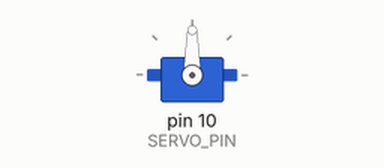
Simulated run of this sketch. Board: Arduino Uno, built with avr-gcc and run on an emulated ATmega328P. On the bench: servo. What the sketch prints to the serial monitor is not drawn.

Above: at 0.1 s.
At 2.1 s:
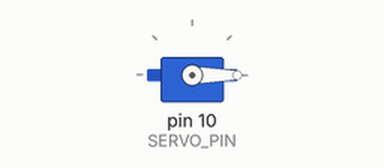
At 22.1 s:
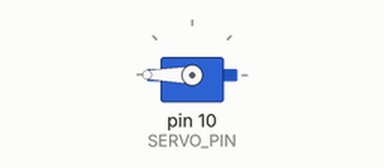
At 38.1 s:
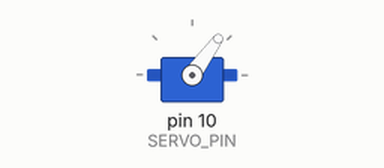
Timing chart, 0 to 40.0 s (numbered marks = the images above):
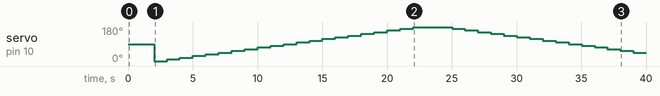

The sketch:

servo_test.ino
```cpp
/* ============================================================================
 *  servo_test.ino - Test servo range in 100µs increments
 *
 *  Purpose: Find the exact min/max microsecond values for your servo.
 *  This sketch sweeps the servo from 500µs to 2500µs in 100µs steps,
 *  pausing at each position so you can see the movement.
 *
 *  Board: Arduino Uno/Nano
 *  Servo: Connect to pin 10
 * ========================================================================== */

#include <Servo.h>

const uint8_t SERVO_PIN = 10;

const int SERVO_MIN_TEST = 500;    // Start position (µs)
const int SERVO_MAX_TEST = 2500;   // End position (µs)
const int SERVO_STEP = 100;        // Step size (µs)
const int PAUSE_MS = 1000;         // Pause at each position (ms)

Servo testServo;

void setup() {
  Serial.begin(115200);
  Serial.println(F("\n========================================"));
  Serial.println(F("Servo Range Test"));
  Serial.println(F("========================================"));
  Serial.print(F("Range: "));
  Serial.print(SERVO_MIN_TEST);
  Serial.print(F("µs to "));
  Serial.print(SERVO_MAX_TEST);
  Serial.println(F("µs"));
  Serial.print(F("Step: "));
  Serial.print(SERVO_STEP);
  Serial.println(F("µs"));
  Serial.print(F("Pause: "));
  Serial.print(PAUSE_MS);
  Serial.println(F("ms per step\n"));

  testServo.attach(SERVO_PIN, SERVO_MIN_TEST, SERVO_MAX_TEST);

  // Start at center
  Serial.println(F("Moving to center (1500µs)..."));
  testServo.writeMicroseconds(1500);
  delay(2000);

  Serial.println(F("Starting sweep...\n"));
}

void loop() {
  // Sweep from min to max
  Serial.println(F("=== Sweeping MIN → MAX ==="));
  for (int us = SERVO_MIN_TEST; us <= SERVO_MAX_TEST; us += SERVO_STEP) {
    testServo.writeMicroseconds(us);
    Serial.print(F("Position: "));
    Serial.print(us);
    Serial.println(F("µs"));
    delay(PAUSE_MS);
  }

  Serial.println();
  delay(1000);

  // Sweep from max to min
  Serial.println(F("=== Sweeping MAX → MIN ==="));
  for (int us = SERVO_MAX_TEST; us >= SERVO_MIN_TEST; us -= SERVO_STEP) {
    testServo.writeMicroseconds(us);
    Serial.print(F("Position: "));
    Serial.print(us);
    Serial.println(F("µs"));
    delay(PAUSE_MS);
  }

  Serial.println();
  delay(1000);

  // Return to center and pause before next cycle
  Serial.println(F("Returning to center..."));
  testServo.writeMicroseconds(1500);
  delay(3000);
  Serial.println(F("\n--- Starting new cycle ---\n"));
}
```

Measured:
- by itself, servo on pin 10 (SERVO_PIN): 90° → 0° at 2.0 s, → 9° 1.0 s later, → 18° 1.0 s later, → 27° 1.0 s later, … (36 changes in this stretch)
